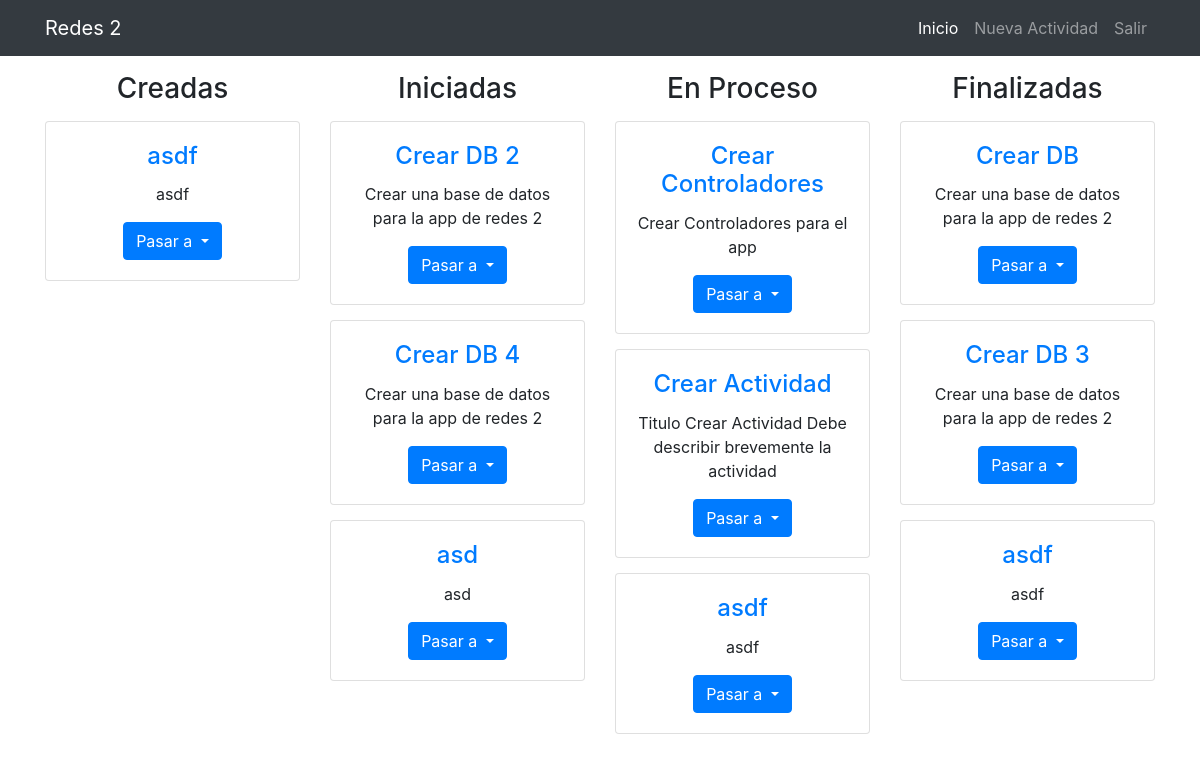
The page / on the database its author committed.
### tables this page shows
CREATE TABLE `actividad` (
  `idactividad` int(11) NOT NULL,
  `titulo` varchar(45) DEFAULT NULL,
  `body` text,
  `estado` int(11) DEFAULT NULL,
  `user` varchar(70) DEFAULT NULL
);

### index.php (called while the page is built, shortened)
<?php
include 'config/config.php';
$result = $conn->query("SELECT * FROM `actividad` ");
$actividadA=[];
$actividadB=[];
$actividadC=[];
while($cat = $result->fetch_assoc()){
    switch ($cat['estado']) {
      case '1':
        $actividadA[] = $cat;
        break;
       case '2':
        $actividadB[] = $cat;
        break;
        case '3':
        $actividadC[] = $cat;
        break;
        case '4':
        $actividadD[] = $cat;
        break;
    }
}
include 'view/layaut.php';
?>

### view/_index.php (the view, shortened to what this page needs)
<div class="container" style="padding-top: 1em;">
      <div class="row">
            <div class="col-md-3">
               <h3 class="text-center">Creadas</h3>
               <?php foreach ($actividadA as $ac) { ?>
                <div class="card text-center" id="act_<?php echo $ac['idactividad']?>">
                  <div class="card-body">
                    <h4 class="card-title">
                      <a href="#"><?php echo $ac['titulo']?></a>
                    </h4>
                    <p class="card-text"><?php echo $ac['body']?></p>
                    <div class="dropdown">
                      <button class="btn btn-primary dropdown-toggle" type="button" data-toggle="dropdown">Pasar a
                      <span class="caret"></span></button>
                    </div>
                  </div>
                </div>
              <?php } ?>
            </div>
            <div class="col-md-3" id="e2">
              <h3 class="text-center">Iniciadas</h3>
              <?php foreach ($actividadB as $ac) { ?>
                <div class="card text-center" id="act_<?php echo $ac['idactividad']?>">
                  <div class="card-body">
                    <h4 class="card-title">
                      <a href="#"><?php echo $ac['titulo']?></a>
                    </h4>
                    <p class="card-text"><?php echo $ac['body']?></p>
                    <div class="dropdown">
                      <button class="btn btn-primary dropdown-toggle" type="button" data-toggle="dropdown">Pasar a
                      <span class="caret"></span></button>
                    </div>
                  </div>
                </div>
              <?php } ?>
            </div>
            <div class="col-md-3" id="e3">
               <h3 class="text-center">En Proceso</h3>
               <?php foreach ($actividadC as $ac) { ?>
                <div class="card text-center" id="act_<?php echo $ac['idactividad']?>">
                  <div class="card-body">
                    <h4 class="card-title">
                      <a href="#"><?php echo $ac['titulo']?></a>
                    </h4>
                    <p class="card-text"><?php echo $ac['body']?></p>
                    <div class="dropdown">
                      <button class="btn btn-primary dropdown-toggle" type="button" data-toggle="dropdown">Pasar a
                      <span class="caret"></span></button>
                    </div>
                  </div>
                </div>
              <?php } ?>
            </div>
            <div class="col-md-3" id="e4">
               <h3 class="text-center">Finalizadas</h3>
               <?php foreach ($actividadD as $ac) { ?>
                <div class="card text-center" id="act_<?php echo $ac['idactividad']?>">
                  <div class="card-body">
                    <h4 class="card-title">
                      <a href="#"><?php echo $ac['titulo']?></a>
                    </h4>
                    <p class="card-text"><?php echo $ac['body']?></p>
                    <div class="dropdown">
                      <button class="btn btn-primary dropdown-toggle" type="button" data-toggle="dropdown">Pasar a
                      <span class="caret"></span></button>
                    </div>
                  </div>
                </div>
              <?php } ?>
          </div>
      </div>
    </div>

### view/layaut.php (shortened to what this page needs)
<!DOCTYPE html>
<html lang="en">
  <head>
    <link href="public/vendor/bootstrap/css/bootstrap.min.css" rel="stylesheet">
    <link href="public/css/shop-homepage.css" rel="stylesheet">
  </head>
  <body>
    <nav class="navbar navbar-expand-lg navbar-dark bg-dark fixed-top">
      <div class="container">
        <a class="navbar-brand" href="#">Redes 2</a>
        <div class="collapse navbar-collapse" id="navbarResponsive">
          <ul class="navbar-nav ml-auto">
            <li class="nav-item active">
              <a class="nav-link" href="index.php">Inicio
              </a>
            </li>
            <li class="nav-item">
              <a class="nav-link" href="nueva.php">Nueva Actividad</a>
            </li>
            <li class="nav-item">
              <a class="nav-link" href="">Salir</a>
            </li>
          </ul>
        </div>
      </div>
    </nav>
    <?php include ($view.'.php')?>
  </body>
</html>

### public/css/shop-homepage.css (style rules this page uses)
body { padding-top: 54px; }
@media (min-width: 992px) { body { padding-top: 56px; } }

### view/layaut.php (style rules this page uses)
.card { margin-top: 15px; }

### rows shown on the page
actividad: titulo "asdf", body "asdf"
actividad: titulo "Crear DB 2", body "Crear una base de datos para la app de redes 2"
actividad: titulo "Crear DB 4", body "Crear una base de datos para la app de redes 2"
actividad: titulo "asd", body "asd"
actividad: titulo "Crear Controladores", body "Crear Controladores para el app"
actividad: titulo "Crear Actividad", body "Titulo Crear Actividad Debe describir brevemente la actividad"
actividad: titulo "asdf", body "asdf"
actividad: titulo "Crear DB", body "Crear una base de datos para la app de redes 2"
actividad: titulo "Crear DB 3", body "Crear una base de datos para la app de redes 2"
actividad: titulo "asdf", body "asdf"
